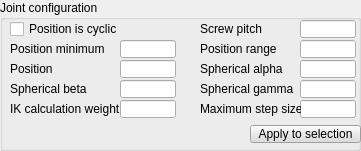
  <widget class="QGroupBox" name="groupBox">
   <property name="geometry">
    <rect>
     <x>10</x>
     <y>35</y>
     <width>361</width>
     <height>151</height>
    </rect>
   </property>
   <property name="title">
    <string>Joint configuration</string>
   </property>
   <property name="flat">
    <bool>true</bool>
   </property>
   <widget class="QCheckBox" name="qqCyclic">
    <property name="geometry">
     <rect>
      <x>10</x>
      <y>20</y>
      <width>141</width>
      <height>18</height>
     </rect>
    </property>
    <property name="focusPolicy">
     <enum>Qt::StrongFocus</enum>
    </property>
    <property name="text">
     <string>Position is cyclic</string>
    </property>
   </widget>
   <widget class="QLabel" name="label">
    <property name="geometry">
     <rect>
      <x>200</x>
      <y>20</y>
      <width>101</width>
      <height>18</height>
     </rect>
    </property>
    <property name="text">
     <string>Screw pitch</string>
    </property>
   </widget>
   <widget class="QLineEdit" name="qqPitch">
    <property name="geometry">
     <rect>
      <x>300</x>
      <y>20</y>
      <width>56</width>
      <height>18</height>
     </rect>
    </property>
   </widget>
   <widget class="QLabel" name="label_2">
    <property name="geometry">
     <rect>
      <x>10</x>
      <y>40</y>
      <width>111</width>
      <height>18</height>
     </rect>
    </property>
    <property name="text">
     <string>Position minimum</string>
    </property>
   </widget>
   <widget class="QLineEdit" name="qqMinimum">
    <property name="geometry">
     <rect>
      <x>120</x>
      <y>40</y>
      <width>56</width>
      <height>18</height>
     </rect>
    </property>
   </widget>
   <widget class="QLineEdit" name="qqRange">
    <property name="geometry">
     <rect>
      <x>300</x>
      <y>40</y>
      <width>56</width>
      <height>18</height>
     </rect>
    </property>
   </widget>
   <widget class="QLabel" name="label_3">
    <property name="geometry">
     <rect>
      <x>200</x>
      <y>40</y>
      <width>101</width>
      <height>18</height>
     </rect>
    </property>
    <property name="text">
     <string>Position range</string>
    </property>
   </widget>
   <widget class="QLineEdit" name="qqPosition">
    <property name="geometry">
     <rect>
      <x>120</x>
      <y>60</y>
      <width>56</width>
      <height>18</height>
     </rect>
    </property>
   </widget>
   <widget class="QLabel" name="label_4">
    <property name="geometry">
     <rect>
      <x>10</x>
      <y>60</y>
      <width>111</width>
      <height>18</height>
     </rect>
    </property>
    <property name="text">
     <string>Position</string>
    </property>
   </widget>
   <widget class="QLineEdit" name="qqAlpha">
    <property name="geometry">
     <rect>
      <x>300</x>
      <y>60</y>
      <width>56</width>
      <height>18</height>
     </rect>
    </property>
   </widget>
   <widget class="QLabel" name="label_5">
    <property name="geometry">
     <rect>
      <x>200</x>
      <y>60</y>
      <width>101</width>
      <height>18</height>
     </rect>
    </property>
    <property name="text">
     <string>Spherical alpha</string>
    </property>
   </widget>
   <widget class="QLabel" name="label_6">
    <property name="geometry">
     <rect>
      <x>10</x>
      <y>80</y>
      <width>111</width>
      <height>18</height>
     </rect>
    </property>
    <property name="text">
     <string>Spherical beta</string>
    </property>
   </widget>
   <widget class="QLineEdit" name="qqBeta">
    <property name="geometry">
     <rect>
      <x>120</x>
      <y>80</y>
      <width>56</width>
      <height>18</height>
     </rect>
    </property>
   </widget>
   <widget class="QLabel" name="label_7">
    <property name="geometry">
     <rect>
      <x>200</x>
      <y>80</y>
      <width>101</width>
      <height>18</height>
     </rect>
    </property>
    <property name="text">
     <string>Spherical gamma</string>
    </property>
   </widget>
   <widget class="QLineEdit" name="qqGamma">
    <property name="geometry">
     <rect>
      <x>300</x>
      <y>80</y>
      <width>56</width>
      <height>18</height>
     </rect>
    </property>
   </widget>
   <widget class="QLineEdit" name="qqIkWeight">
    <property name="geometry">
     <rect>
      <x>120</x>
      <y>100</y>
      <width>56</width>
      <height>18</height>
     </rect>
    </property>
   </widget>
   <widget class="QLabel" name="label_8">
    <property name="geometry">
     <rect>
      <x>10</x>
      <y>100</y>
      <width>111</width>
      <height>18</height>
     </rect>
    </property>
    <property name="text">
     <string>IK calculation weight</string>
    </property>
   </widget>
   <widget class="QLineEdit" name="qqMaxStepSize">
    <property name="geometry">
     <rect>
      <x>300</x>
      <y>100</y>
      <width>56</width>
      <height>18</height>
     </rect>
    </property>
   </widget>
   <widget class="QLabel" name="label_9">
    <property name="geometry">
     <rect>
      <x>200</x>
      <y>100</y>
      <width>101</width>
      <height>18</height>
     </rect>
    </property>
    <property name="text">
     <string>Maximum step size</string>
    </property>
   </widget>
   <widget class="QToolButton" name="qqApplyConfig">
    <property name="geometry">
     <rect>
      <x>250</x>
      <y>125</y>
      <width>111</width>
      <height>18</height>
     </rect>
    </property>
    <property name="palette">
     <palette>
      <active>
       <colorrole role="WindowText">
        <brush brushstyle="SolidPattern">
         <color alpha="255">
          <red>0</red>
          <green>0</green>
          <blue>0</blue>
         </color>
        </brush>
       </colorrole>
       <colorrole role="Button">
        <brush brushstyle="SolidPattern">
         <color alpha="255">
          <red>220</red>
          <green>220</green>
          <blue>220</blue>
         </color>
        </brush>
       </colorrole>
       <colorrole role="Light">
        <brush brushstyle="SolidPattern">
         <color alpha="255">
          <red>255</red>
          <green>255</green>
          <blue>255</blue>
         </color>
        </brush>
       </colorrole>
       <colorrole role="Midlight">
        <brush brushstyle="SolidPattern">
         <color alpha="255">
          <red>237</red>
          <green>237</green>
          <blue>237</blue>
         </color>
        </brush>
       </colorrole>
       <colorrole role="Dark">
        <brush brushstyle="SolidPattern">
         <color alpha="255">
          <red>110</red>
          <green>110</green>
          <blue>110</blue>
         </color>
        </brush>
       </colorrole>
       <colorrole role="Mid">
        <brush brushstyle="SolidPattern">
         <color alpha="255">
          <red>147</red>
          <green>147</green>
          <blue>147</blue>
         </color>
        </brush>
       </colorrole>
       <colorrole role="Text">
        <brush brushstyle="SolidPattern">
         <color alpha="255">
          <red>0</red>
          <green>0</green>
          <blue>0</blue>
         </color>
        </brush>
       </colorrole>
       <colorrole role="BrightText">
        <brush brushstyle="SolidPattern">
         <color alpha="255">
          <red>255</red>
          <green>255</green>
          <blue>255</blue>
         </color>
        </brush>
       </colorrole>
       <colorrole role="ButtonText">
        <brush brushstyle="SolidPattern">
         <color alpha="255">
          <red>0</red>
          <green>0</green>
          <blue>0</blue>
         </color>
        </brush>
       </colorrole>
       <colorrole role="Base">
        <brush brushstyle="SolidPattern">
         <color alpha="255">
          <red>255</red>
          <green>255</green>
          <blue>255</blue>
         </color>
        </brush>
       </colorrole>
       <colorrole role="Window">
        <brush brushstyle="SolidPattern">
         <color alpha="255">
          <red>220</red>
          <green>220</green>
          <blue>220</blue>
         </color>
        </brush>
       </colorrole>
       <colorrole role="Shadow">
        <brush brushstyle="SolidPattern">
         <color alpha="255">
          <red>0</red>
          <green>0</green>
          <blue>0</blue>
         </color>
        </brush>
       </colorrole>
       <colorrole role="AlternateBase">
        <brush brushstyle="SolidPattern">
         <color alpha="255">
          <red>237</red>
          <green>237</green>
          <blue>237</blue>
         </color>
        </brush>
       </colorrole>
       <colorrole role="ToolTipBase">
        <brush brushstyle="SolidPattern">
         <color alpha="255">
          <red>255</red>
          <green>255</green>
          <blue>220</blue>
         </color>
        </brush>
       </colorrole>
       <colorrole role="ToolTipText">
        <brush brushstyle="SolidPattern">
         <color alpha="255">
          <red>0</red>
          <green>0</green>
          <blue>0</blue>
         </color>
        </brush>
       </colorrole>
      </active>
      <inactive>
       <colorrole role="WindowText">
        <brush brushstyle="SolidPattern">
         <color alpha="255">
          <red>0</red>
          <green>0</green>
          <blue>0</blue>
         </color>
        </brush>
       </colorrole>
       <colorrole role="Button">
        <brush brushstyle="SolidPattern">
         <color alpha="255">
          <red>220</red>
          <green>220</green>
          <blue>220</blue>
         </color>
        </brush>
       </colorrole>
       <colorrole role="Light">
        <brush brushstyle="SolidPattern">
         <color alpha="255">
          <red>255</red>
          <green>255</green>
          <blue>255</blue>
         </color>
        </brush>
       </colorrole>
       <colorrole role="Midlight">
        <brush brushstyle="SolidPattern">
         <color alpha="255">
          <red>237</red>
          <green>237</green>
          <blue>237</blue>
         </color>
        </brush>
       </colorrole>
       <colorrole role="Dark">
        <brush brushstyle="SolidPattern">
         <color alpha="255">
          <red>110</red>
          <green>110</green>
          <blue>110</blue>
         </color>
        </brush>
       </colorrole>
       <colorrole role="Mid">
        <brush brushstyle="SolidPattern">
         <color alpha="255">
          <red>147</red>
          <green>147</green>
          <blue>147</blue>
         </color>
        </brush>
       </colorrole>
       <colorrole role="Text">
        <brush brushstyle="SolidPattern">
         <color alpha="255">
          <red>0</red>
          <green>0</green>
          <blue>0</blue>
         </color>
        </brush>
       </colorrole>
       <colorrole role="BrightText">
        <brush brushstyle="SolidPattern">
         <color alpha="255">
          <red>255</red>
          <green>255</green>
          <blue>255</blue>
         </color>
        </brush>
       </colorrole>
       <colorrole role="ButtonText">
        <brush brushstyle="SolidPattern">
         <color alpha="255">
          <red>0</red>
          <green>0</green>
          <blue>0</blue>
         </color>
        </brush>
       </colorrole>
       <colorrole role="Base">
        <brush brushstyle="SolidPattern">
         <color alpha="255">
          <red>255</red>
          <green>255</green>
          <blue>255</blue>
         </color>
        </brush>
       </colorrole>
       <colorrole role="Window">
        <brush brushstyle="SolidPattern">
         <color alpha="255">
          <red>220</red>
          <green>220</green>
          <blue>220</blue>
         </color>
        </brush>
       </colorrole>
       <colorrole role="Shadow">
        <brush brushstyle="SolidPattern">
         <color alpha="255">
          <red>0</red>
          <green>0</green>
          <blue>0</blue>
         </color>
        </brush>
       </colorrole>
       <colorrole role="AlternateBase">
        <brush brushstyle="SolidPattern">
         <color alpha="255">
          <red>237</red>
          <green>237</green>
          <blue>237</blue>
         </color>
        </brush>
       </colorrole>
       <colorrole role="ToolTipBase">
        <brush brushstyle="SolidPattern">
         <color alpha="255">
          <red>255</red>
          <green>255</green>
          <blue>220</blue>
         </color>
        </brush>
       </colorrole>
       <colorrole role="ToolTipText">
        <brush brushstyle="SolidPattern">
         <color alpha="255">
          <red>0</red>
          <green>0</green>
          <blue>0</blue>
         </color>
        </brush>
       </colorrole>
      </inactive>
      <disabled>
       <colorrole role="WindowText">
        <brush brushstyle="SolidPattern">
         <color alpha="255">
          <red>110</red>
          <green>110</green>
          <blue>110</blue>
         </color>
        </brush>
       </colorrole>
       <colorrole role="Button">
        <brush brushstyle="SolidPattern">
         <color alpha="255">
          <red>220</red>
          <green>220</green>
          <blue>220</blue>
         </color>
        </brush>
       </colorrole>
       <colorrole role="Light">
        <brush brushstyle="SolidPattern">
         <color alpha="255">
          <red>255</red>
          <green>255</green>
          <blue>255</blue>
         </color>
        </brush>
       </colorrole>
       <colorrole role="Midlight">
        <brush brushstyle="SolidPattern">
         <color alpha="255">
          <red>237</red>
          <green>237</green>
          <blue>237</blue>
         </color>
        </brush>
       </colorrole>
       <colorrole role="Dark">
        <brush brushstyle="SolidPattern">
         <color alpha="255">
          <red>110</red>
          <green>110</green>
          <blue>110</blue>
         </color>
        </brush>
       </colorrole>
       <colorrole role="Mid">
        <brush brushstyle="SolidPattern">
         <color alpha="255">
          <red>147</red>
          <green>147</green>
          <blue>147</blue>
         </color>
        </brush>
       </colorrole>
       <colorrole role="Text">
        <brush brushstyle="SolidPattern">
         <color alpha="255">
          <red>110</red>
          <green>110</green>
          <blue>110</blue>
         </color>
        </brush>
       </colorrole>
       <colorrole role="BrightText">
        <brush brushstyle="SolidPattern">
         <color alpha="255">
          <red>255</red>
          <green>255</green>
          <blue>255</blue>
         </color>
        </brush>
       </colorrole>
       <colorrole role="ButtonText">
        <brush brushstyle="SolidPattern">
         <color alpha="255">
          <red>110</red>
          <green>110</green>
          <blue>110</blue>
         </color>
        </brush>
       </colorrole>
       <colorrole role="Base">
        <brush brushstyle="SolidPattern">
         <color alpha="255">
          <red>220</red>
          <green>220</green>
          <blue>220</blue>
         </color>
        </brush>
       </colorrole>
       <colorrole role="Window">
        <brush brushstyle="SolidPattern">
         <color alpha="255">
          <red>220</red>
          <green>220</green>
          <blue>220</blue>
         </color>
        </brush>
       </colorrole>
       <colorrole role="Shadow">
        <brush brushstyle="SolidPattern">
         <color alpha="255">
          <red>0</red>
          <green>0</green>
          <blue>0</blue>
         </color>
        </brush>
       </colorrole>
       <colorrole role="AlternateBase">
        <brush brushstyle="SolidPattern">
         <color alpha="255">
          <red>220</red>
          <green>220</green>
          <blue>220</blue>
         </color>
        </brush>
       </colorrole>
       <colorrole role="ToolTipBase">
        <brush brushstyle="SolidPattern">
         <color alpha="255">
          <red>255</red>
          <green>255</green>
          <blue>220</blue>
         </color>
        </brush>
       </colorrole>
       <colorrole role="ToolTipText">
        <brush brushstyle="SolidPattern">
         <color alpha="255">
          <red>0</red>
          <green>0</green>
          <blue>0</blue>
         </color>
        </brush>
       </colorrole>
      </disabled>
     </palette>
    </property>
    <property name="focusPolicy">
     <enum>Qt::StrongFocus</enum>
    </property>
    <property name="text">
     <string>Apply to selection</string>
    </property>
   </widget>
  </widget>
